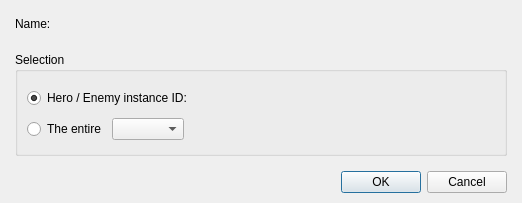
<?xml version="1.0" encoding="UTF-8"?>
<ui version="4.0">
 <class>DialogCommandChangeName</class>
 <widget class="QDialog" name="DialogCommandChangeName">
  <property name="geometry">
   <rect>
    <x>0</x>
    <y>0</y>
    <width>522</width>
    <height>203</height>
   </rect>
  </property>
  <property name="windowTitle">
   <string>Dialog</string>
  </property>
  <layout class="QGridLayout" name="gridLayout_3">
   <property name="leftMargin">
    <number>15</number>
   </property>
   <property name="topMargin">
    <number>10</number>
   </property>
   <property name="rightMargin">
    <number>15</number>
   </property>
   <property name="bottomMargin">
    <number>10</number>
   </property>
   <item row="0" column="0">
    <layout class="QVBoxLayout" name="verticalLayout_2" stretch="1,0">
     <property name="spacing">
      <number>15</number>
     </property>
     <item>
      <layout class="QVBoxLayout" name="verticalLayout">
       <item>
        <layout class="QHBoxLayout" name="horizontalLayout">
         <item>
          <widget class="QLabel" name="labelName">
           <property name="text">
            <string>Name:</string>
           </property>
          </widget>
         </item>
         <item>
          <widget class="PanelPrimitiveValue" name="panelPrimitiveName" native="true">
           <property name="minimumSize">
            <size>
             <width>250</width>
             <height>27</height>
            </size>
           </property>
           <property name="maximumSize">
            <size>
             <width>250</width>
             <height>27</height>
            </size>
           </property>
          </widget>
         </item>
         <item>
          <spacer name="horizontalSpacer">
           <property name="orientation">
            <enum>Qt::Horizontal</enum>
           </property>
           <property name="sizeHint" stdset="0">
            <size>
             <width>40</width>
             <height>20</height>
            </size>
           </property>
          </spacer>
         </item>
        </layout>
       </item>
       <item>
        <widget class="QGroupBox" name="groupBoxSelection">
         <property name="title">
          <string>Selection</string>
         </property>
         <layout class="QGridLayout" name="gridLayout_2">
          <item row="0" column="0">
           <layout class="QGridLayout" name="gridLayout">
            <item row="0" column="0" colspan="3">
             <widget class="QRadioButton" name="radioButtonHeroEnemyInstanceID">
              <property name="text">
               <string>Hero / Enemy instance ID:</string>
              </property>
              <property name="checked">
               <bool>true</bool>
              </property>
             </widget>
            </item>
            <item row="0" column="3">
             <widget class="PanelPrimitiveValue" name="panelPrimitiveHeroEnemyInstanceID" native="true">
              <property name="minimumSize">
               <size>
                <width>250</width>
                <height>27</height>
               </size>
              </property>
              <property name="maximumSize">
               <size>
                <width>250</width>
                <height>27</height>
               </size>
              </property>
             </widget>
            </item>
            <item row="0" column="4">
             <spacer name="horizontalSpacer_2">
              <property name="orientation">
               <enum>Qt::Horizontal</enum>
              </property>
              <property name="sizeHint" stdset="0">
               <size>
                <width>13</width>
                <height>20</height>
               </size>
              </property>
             </spacer>
            </item>
            <item row="1" column="0">
             <widget class="QRadioButton" name="radioButtonEntire">
              <property name="text">
               <string>The entire</string>
              </property>
             </widget>
            </item>
            <item row="1" column="1">
             <widget class="QComboBox" name="comboBoxTeam"/>
            </item>
            <item row="1" column="2" colspan="3">
             <spacer name="horizontalSpacer_3">
              <property name="orientation">
               <enum>Qt::Horizontal</enum>
              </property>
              <property name="sizeHint" stdset="0">
               <size>
                <width>298</width>
                <height>20</height>
               </size>
              </property>
             </spacer>
            </item>
           </layout>
          </item>
         </layout>
        </widget>
       </item>
      </layout>
     </item>
     <item>
      <widget class="QDialogButtonBox" name="buttonBox">
       <property name="orientation">
        <enum>Qt::Horizontal</enum>
       </property>
       <property name="standardButtons">
        <set>QDialogButtonBox::Cancel|QDialogButtonBox::Ok</set>
       </property>
      </widget>
     </item>
    </layout>
   </item>
  </layout>
 </widget>
 <customwidgets>
  <customwidget>
   <class>PanelPrimitiveValue</class>
   <extends>QWidget</extends>
   <header>panelprimitivevalue.h</header>
   <container>1</container>
  </customwidget>
 </customwidgets>
 <resources/>
 <connections>
  <connection>
   <sender>buttonBox</sender>
   <signal>accepted()</signal>
   <receiver>DialogCommandChangeName</receiver>
   <slot>accept()</slot>
   <hints>
    <hint type="sourcelabel">
     <x>248</x>
     <y>254</y>
    </hint>
    <hint type="destinationlabel">
     <x>157</x>
     <y>274</y>
    </hint>
   </hints>
  </connection>
  <connection>
   <sender>buttonBox</sender>
   <signal>rejected()</signal>
   <receiver>DialogCommandChangeName</receiver>
   <slot>reject()</slot>
   <hints>
    <hint type="sourcelabel">
     <x>316</x>
     <y>260</y>
    </hint>
    <hint type="destinationlabel">
     <x>286</x>
     <y>274</y>
    </hint>
   </hints>
  </connection>
 </connections>
</ui>
